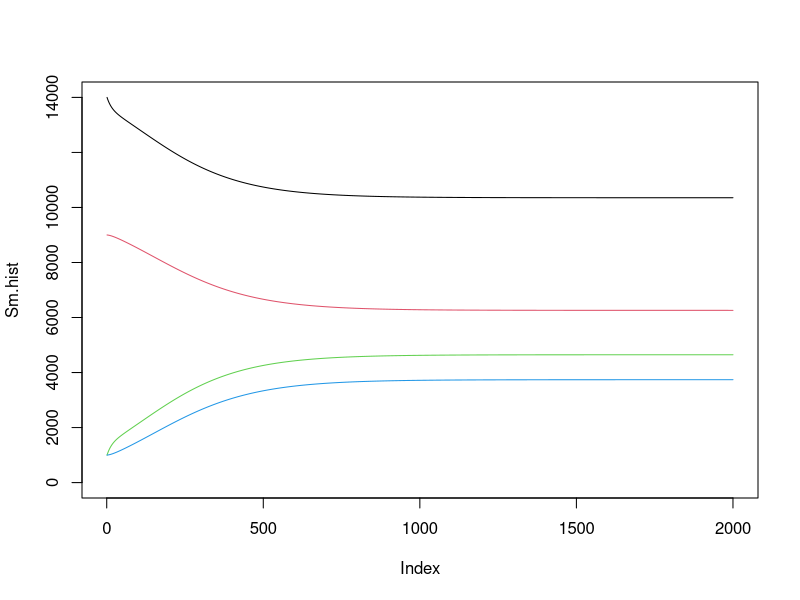

Here is the R script that generated this plot:
alpha.m<-0.000006
alpha.f<-0.0000009
gamma.m<-0.05
gamma.f<-0.007
Sm<-14000
Sf<-9000
Im<-1000
If<-1000
Sm.hist<-c()
Sf.hist<-c()
Im.hist<-c()
If.hist<-c()
for (steps in 1:2000){
	Sm.hist[steps]<-Sm
	Sf.hist[steps]<-Sf
	Im.hist[steps]<-Im
	If.hist[steps]<-If
	delta.Sm<-(gamma.m*Im-alpha.m*Sm*If)
	delta.Sf<-(gamma.f*If-alpha.f*Sf*Im)
	delta.Im<-(alpha.m*Sm*If-gamma.m*Im)
	delta.If<-(alpha.f*Sf*Im-gamma.f*If)
	Sm<-Sm+delta.Sm
	Sf<-Sf+delta.Sf
	Im<-Im+delta.Im
	If<-If+delta.If
	Sm<-max(Sm,0)
	Sf<-max(Sf,0)
	Im<-max(Im,0)
	If<-max(If,0)
}
plot(Sm.hist,type="l",ylim=c(0,14000))
lines(Sf.hist,col="2")
lines(Im.hist,col=3)
lines(If.hist,col=4)